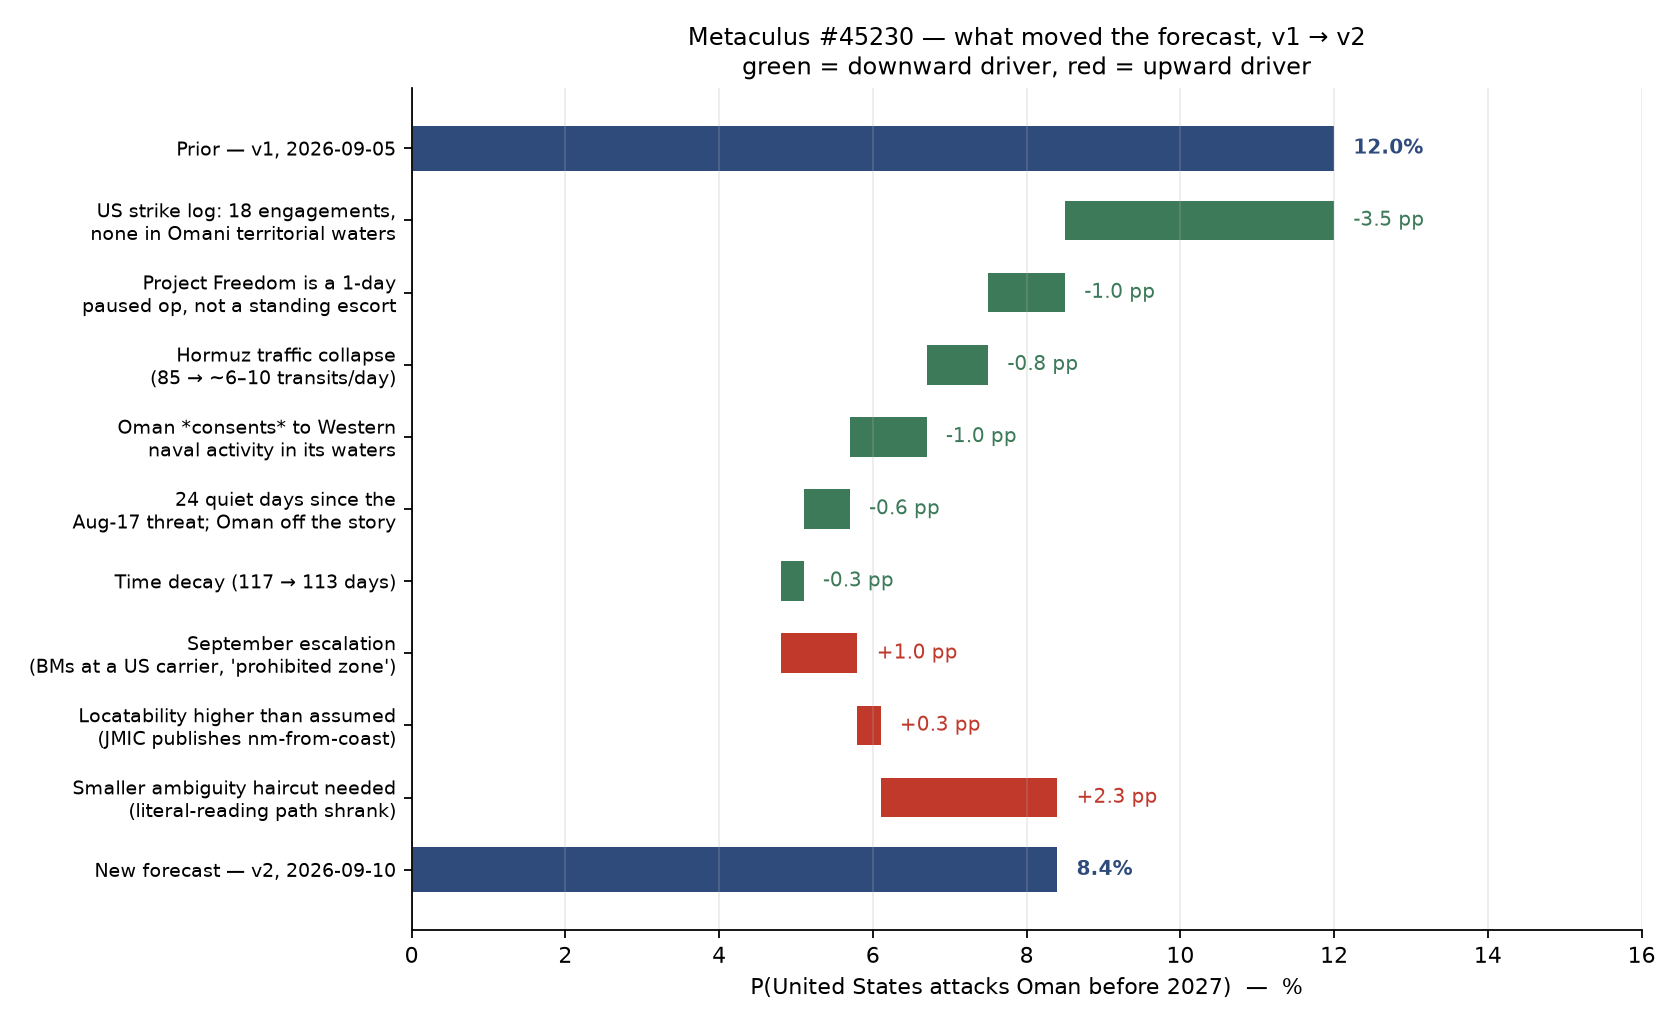

Source code (Python):
"""Render the v1 -> v2 driver waterfall for Metaculus #45230.

Horizontal bars are used per the operator's stated preference; the waterfall
form is chosen because the whole point of the update is *which* driver moved
the number, not the endpoint.
"""

from __future__ import annotations

import matplotlib

matplotlib.use("Agg")
import matplotlib.pyplot as plt

DRIVERS: list[tuple[str, float]] = [
    ("Prior — v1, 2026-09-05", 12.0),
    ("US strike log: 18 engagements,\nnone in Omani territorial waters", -3.5),
    ("Project Freedom is a 1-day\npaused op, not a standing escort", -1.0),
    ("Hormuz traffic collapse\n(85 → ~6–10 transits/day)", -0.8),
    ("Oman *consents* to Western\nnaval activity in its waters", -1.0),
    ("24 quiet days since the\nAug-17 threat; Oman off the story", -0.6),
    ("Time decay (117 → 113 days)", -0.3),
    ("September escalation\n(BMs at a US carrier, 'prohibited zone')", +1.0),
    ("Locatability higher than assumed\n(JMIC publishes nm-from-coast)", +0.3),
    ("Smaller ambiguity haircut needed\n(literal-reading path shrank)", +2.3),
    ("New forecast — v2, 2026-09-10", 8.4),
]

fig, ax = plt.subplots(figsize=(10.5, 6.4))

running = 0.0
ypos = list(range(len(DRIVERS)))[::-1]

for y, (label, val) in zip(ypos, DRIVERS):
    terminal = label.startswith(("Prior", "New forecast"))
    if terminal:
        ax.barh(y, val, left=0, color="#2f4b7c", height=0.62)
        ax.text(val + 0.25, y, f"{val:.1f}%", va="center", fontsize=9,
                fontweight="bold", color="#2f4b7c")
        running = val
    else:
        start = running
        running += val
        ax.barh(y, val, left=start, height=0.55,
                color="#c0392b" if val > 0 else "#3d7a5a")
        ax.text(max(start, running) + 0.25, y, f"{val:+.1f} pp", va="center",
                fontsize=9, color="#c0392b" if val > 0 else "#3d7a5a")

ax.set_yticks(ypos)
ax.set_yticklabels([lab for lab, _ in DRIVERS], fontsize=8.5)
ax.set_xlabel("P(United States attacks Oman before 2027)  —  %")
ax.set_xlim(0, 16)
ax.axvline(0, color="#999", linewidth=0.8)
ax.set_title(
    "Metaculus #45230 — what moved the forecast, v1 → v2\n"
    "green = downward driver, red = upward driver",
    fontsize=11,
)
ax.grid(axis="x", alpha=0.25)
ax.spines[["top", "right"]].set_visible(False)
fig.tight_layout()
fig.savefig(
    "questions/2026-09-05-mc45230-united-states-attack-oman-before-2027/"
    "charts/v1-to-v2-waterfall.png",
    dpi=160,
)
